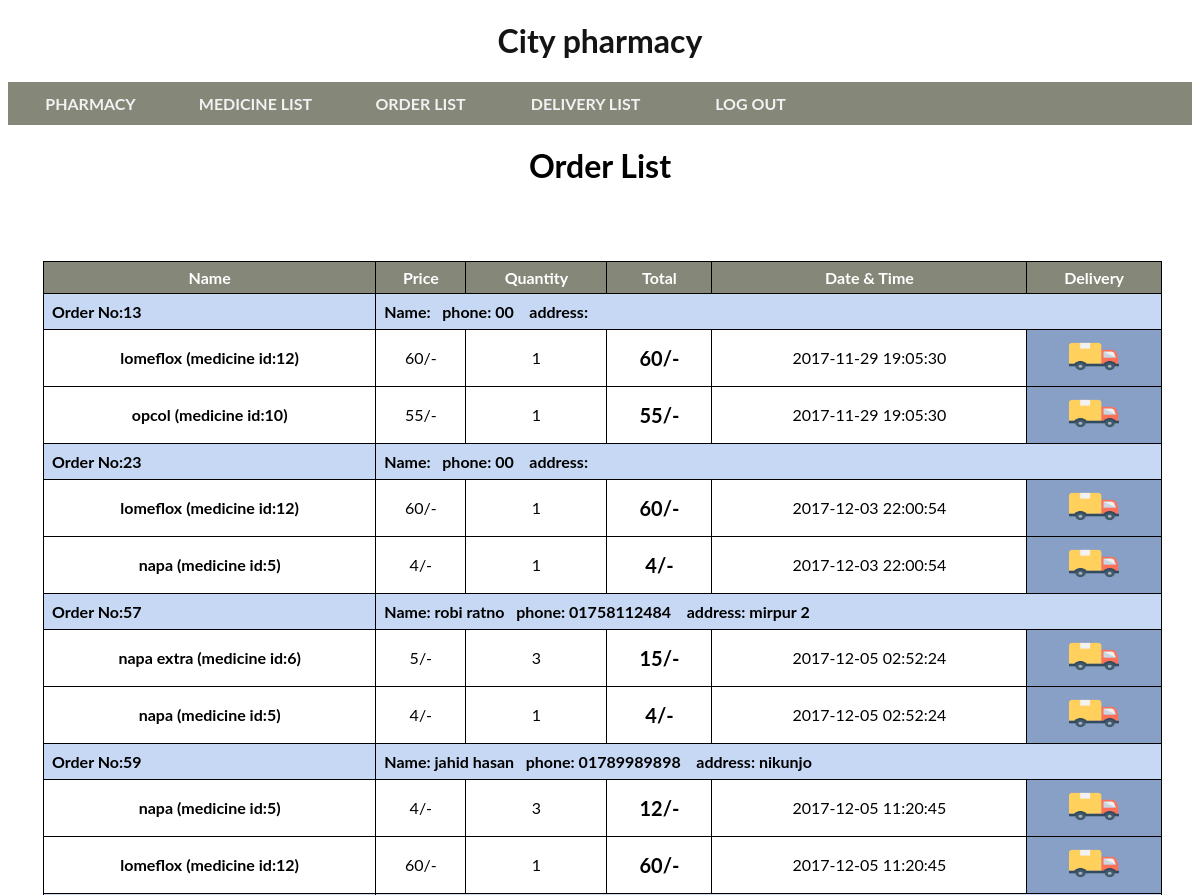
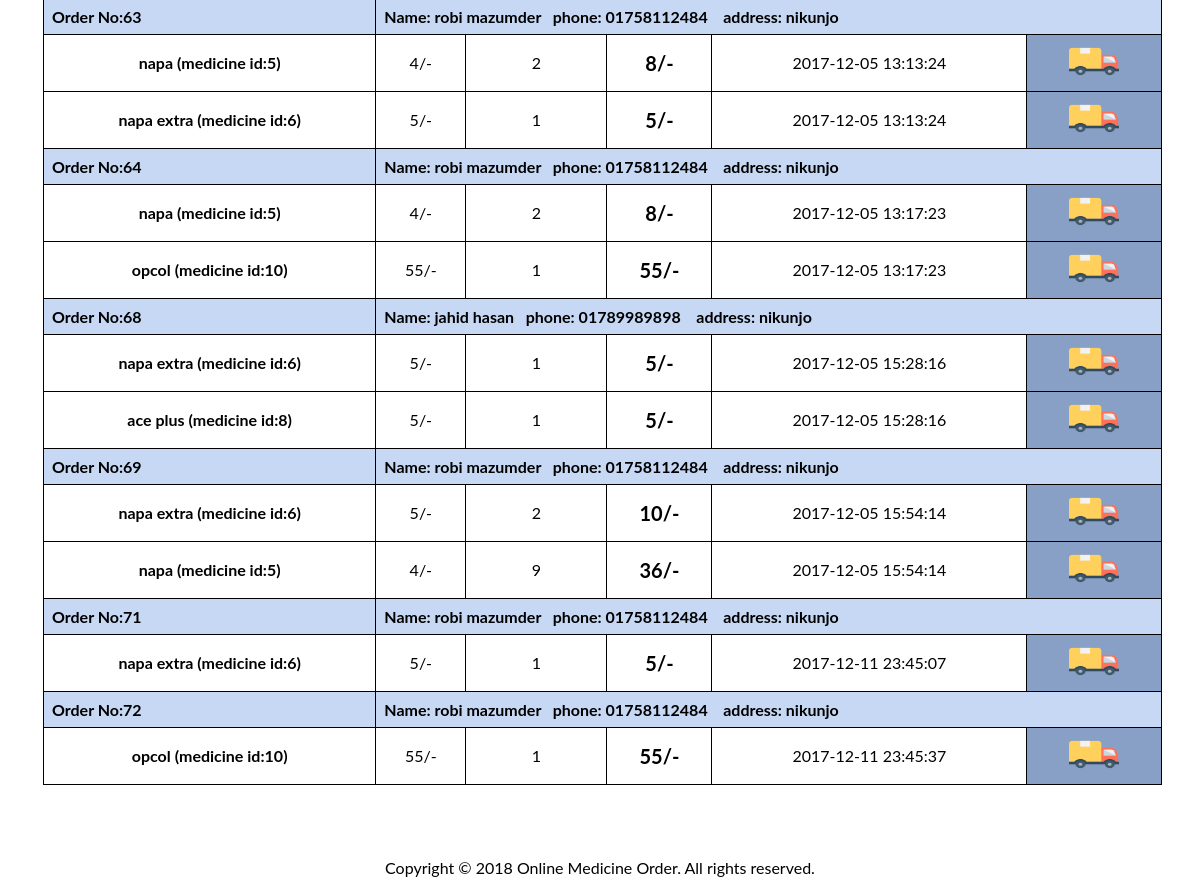
The page /order_list.php (signed in) on the database its author committed (2 pictures, top to bottom).
### tables this page shows
CREATE TABLE `location` (
  `id` int(200) NOT NULL,
  `lat` float NOT NULL,
  `lon` float NOT NULL,
  `name` varchar(100) NOT NULL,
  `address` varchar(200) NOT NULL,
  `pharmacy_id` int(100) NOT NULL
);

CREATE TABLE `orders` (
  `id` int(100) NOT NULL,
  `name` varchar(100) NOT NULL,
  `datecreation` varchar(100) NOT NULL,
  `pharmacy_id` int(100) NOT NULL,
  `username` varchar(100) NOT NULL,
  `firstname` varchar(100) NOT NULL,
  `lastname` varchar(100) NOT NULL,
  `phone` int(100) NOT NULL,
  `address` varchar(100) NOT NULL,
  `delivery` varchar(100) NOT NULL
);

CREATE TABLE `medicine` (
  `id` int(200) NOT NULL,
  `name` varchar(100) NOT NULL,
  `category` varchar(100) NOT NULL,
  `price` float NOT NULL,
  `quantity` int(100) NOT NULL,
  `path` varchar(100) NOT NULL,
  `pharmacy_id` int(200) NOT NULL
);

CREATE TABLE `ordersdetail` (
  `ordersid` int(200) NOT NULL,
  `price` int(100) NOT NULL,
  `quantity` int(100) NOT NULL,
  `productid` int(200) NOT NULL
);

### order_list.php (the view, shortened to what this page needs)
<?php
if (isset($_SESSION['id'])) {
     $id = $_SESSION['id'];
}
if(isset($_SESSION["flag"])){
?>
<!DOCTYPE html>
<html>
<head>
</head>
<body>
  <?php
    $conn = new mysqli("localhost", "root", "", "pharmacy");
    foreach($conn->query('SELECT * from location') as $row){
             if($row['pharmacy_id'] == $id)
             $pharmacy_name = $row['name'];
      }
?>
<h1 align="center" style="color:#131413"> <b> <?php echo $pharmacy_name; ?></b> </h1>
<div class="topnav" id="myTopnav">
 <a href="admin.php?id=<?php echo $id ?>"><span><b> PHARMACY </b></span></a>
  <a href="medicine_list.php?id=<?php echo $id ?>"><span><b>MEDICINE LIST</b></span></a>
  <a href="order_list.php?id=<?php echo $id ?>"><span><b> ORDER LIST </b></span></a>
  <a href="delivery_list.php?id=<?php echo $id ?>"><span><b> DELIVERY LIST </b></span></a>
   <a href="user_logout.php"><span><b>LOG OUT</b></span></a>
</div>
        <h1 style="text-align: center;"> Order List </h1>
  <br>
<?php
}
else{
  header("Location:index.php");
}
?>
<div style="margin: 35px; width: 94.5%;">
 <table id="t01">
            <tr>
                <th> Name </th>
                <th> Price </th>
                <th> Quantity </th>
                <th>  Total </th>
                <th> Date & Time </th>
                <th> Delivery </th>
            </tr>
<?php
    $jsn = json_decode(fetchNotice1());
  function fetchNotice1(){
    $conn = new mysqli("localhost", "root", "", "pharmacy");
    foreach($conn->query("SELECT * from orders where pharmacy_id = '" . $_SESSION['id'] . "'
      and delivery !='done' ") as $row2){
      echo "<tr style='font-weight:bold;background-color:#c6d8f4;'>";
      echo "<div><td> Order No:".$row2['id']."</td></div>";
       echo "<div><td colspan='5'> Name: ".$row2['firstname']." ".$row2['lastname']." &nbsp; phone: 0".$row2['phone']." &nbsp;&nbsp; address: ".$row2['address'].
       "</td></div>";
      echo "</tr>";
        foreach($conn->query('SELECT * from ordersdetail') as $row){
          $sum = $row['quantity'] * $row['price'];
        foreach($conn->query('SELECT * from medicine') as $row3){
         if($row['ordersid'] == $row2['id']){
            if($row3['id'] == $row['productid']){
          echo "<tr style='background-color:white;'>";
            echo "<td style='text-align:center;font-weight:bold;'>".$row3['name']." (medicine id:".$row['productid'].")</td>";
            echo "<td style='text-align:center'>".$row['price']."/-</td>";
            echo "<td style='text-align:center'>".$row['quantity']."</td>";
            echo "<td style='text-align:center;font-weight:bold;font-size:20px;'>".$sum."/-</td>";
            echo "<td style='text-align:center'>".$row2['datecreation']."</td>";
            echo "<td style='text-align:center;padding:-20px;background-color:#89a0c6;'>
      <a href='delivery_product.php?delivery=".$row2['id']."' >
      <img style='height: 37px;width: 50px;' src='delivery-truck.PNG' /> </a>
      </td>";
            echo "</tr>";
           }
         }
      }
    }
  }
}
?>
        </table>
    </div>
        <br>
        <br>
        <div align="center">
            <footer>Copyright © 2018 Online Medicine Order. All rights reserved.</footer>
        </div>
</body>
</html>

### order_list.php (style rules this page uses)
body { font-family: "Lato",sans-serif; }
.topnav { overflow: hidden; background-color: #858778; }
.topnav a { float: left; display: block; color: #f2f2f2; text-align: center; padding: 12px 11px; text-decoration: none; font-size: 16px; width : 165px; }
* { box-sizing: border-box; }
table { width:100%; }
table, th, td { border: 1px solid black; border-collapse: collapse; }
th { padding: 6px; text-align: center; }
td { padding: 8px; text-align: left; }
table#t01 th { background-color: #858778; color: white; }

### rows shown on the page
location: name "City pharmacy"
orders: id "13", phone "0", datecreation "2017-11-29 19:05:30", id "57", firstname "robi", lastname "ratno", phone "1758112484", address "mirpur 2", id "59", firstname "jahid", lastname "hasan", phone "1789989898", address "nikunjo", id "63", lastname "mazumder", id "64", id "68", id "69", id "71", id "72"
ordersdetail: productid "12", price "60", quantity "1"
medicine: name "lomeflox", datecreation "2017-12-05 11:20:45"
ordersdetail: productid "10", price "55", quantity "1"
medicine: name "opcol", datecreation "2017-12-05 13:17:23", datecreation "2017-12-11 23:45:37"
orders: id "23", phone "0", datecreation "2017-12-03 22:00:54"
ordersdetail: productid "12", price "60", quantity "1"
ordersdetail: productid "5", price "4", quantity "1"
medicine: name "napa", datecreation "2017-12-05 02:52:24", datecreation "2017-12-05 11:20:45", datecreation "2017-12-05 13:13:24", datecreation "2017-12-05 13:17:23", datecreation "2017-12-05 15:54:14"
ordersdetail: productid "6", price "5", quantity "3", sum "15"
medicine: name "napa extra", datecreation "2017-12-05 02:52:24", datecreation "2017-12-05 13:13:24", datecreation "2017-12-05 15:28:16", datecreation "2017-12-05 15:54:14", datecreation "2017-12-11 23:45:07"
ordersdetail: productid "5", price "4", quantity "1"
ordersdetail: productid "5", price "4", quantity "3", sum "12"
ordersdetail: productid "12", price "60", quantity "1"
ordersdetail: productid "5", price "4", quantity "2", sum "8"
ordersdetail: productid "6", price "5", quantity "1"
ordersdetail: productid "5", price "4", quantity "2", sum "8"
ordersdetail: productid "10", price "55", quantity "1"
ordersdetail: productid "6", price "5", quantity "1"
ordersdetail: productid "8", price "5", quantity "1"
medicine: name "ace plus", datecreation "2017-12-05 15:28:16"
ordersdetail: productid "6", price "5", quantity "2", sum "10"
ordersdetail: productid "5", price "4", quantity "9", sum "36"
ordersdetail: productid "6", price "5", quantity "1"
ordersdetail: productid "10", price "55", quantity "1"
